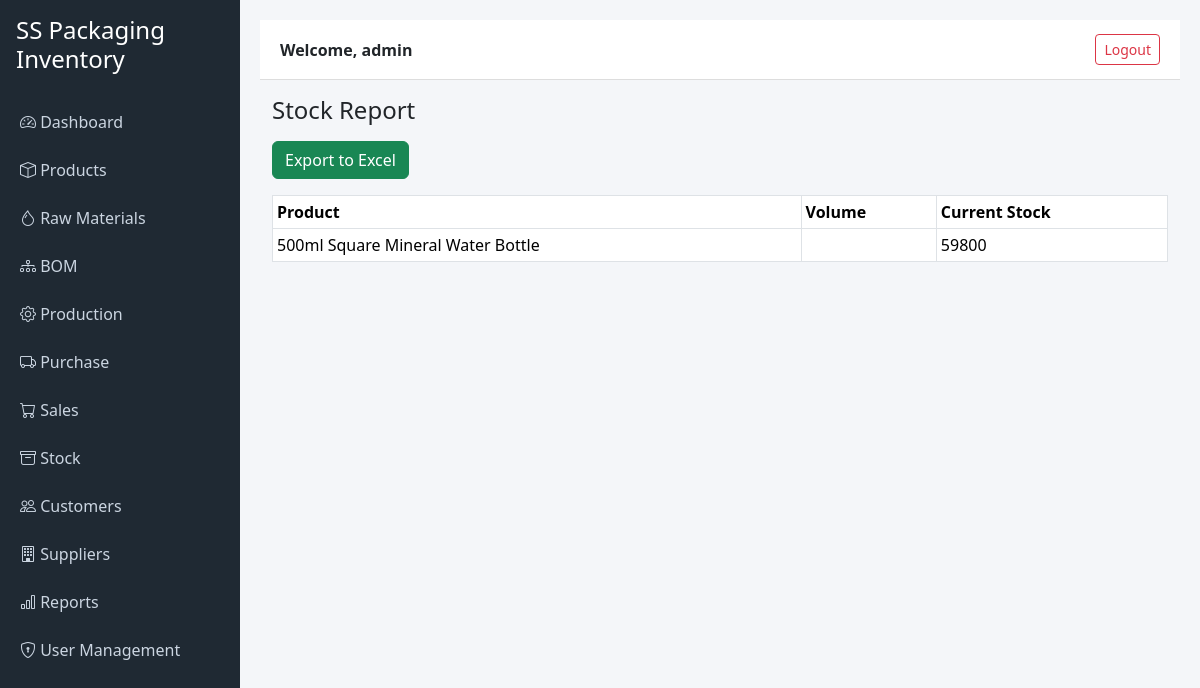
Before: /reports/stock (signed in) with the older database file.
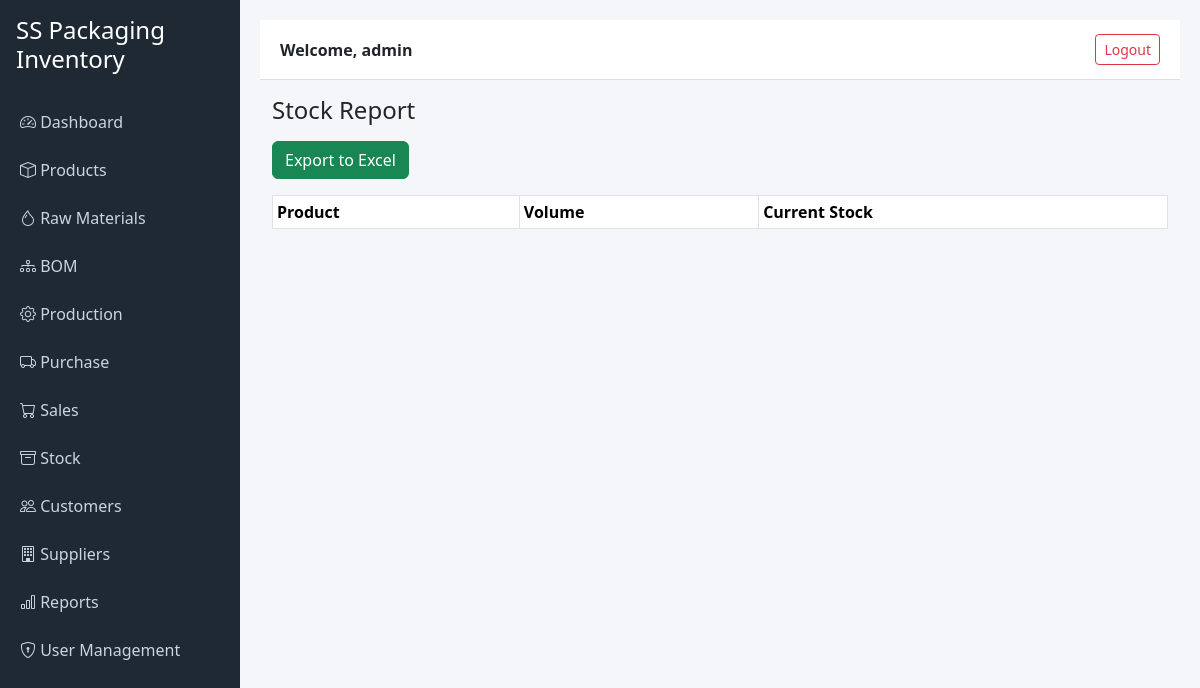
After: the same page with the newer database file.
### tables this page shows
CREATE TABLE product_stock (
    product_id INTEGER PRIMARY KEY,
    current_stock INTEGER DEFAULT 0
);

CREATE TABLE products (
    id INTEGER PRIMARY KEY AUTOINCREMENT,
    name TEXT NOT NULL,
    volume TEXT,
    preform_weight REAL,
    cap_type TEXT,
    image_path TEXT
);

### app.py (the view)
@app.route("/reports/stock")
@login_required()
def stock_report():
    conn = get_db_connection()
    stock_list = conn.execute("""
        SELECT products.name, product_stock.current_stock
        FROM product_stock
        LEFT JOIN products ON product_stock.product_id = products.id
    """).fetchall()
    conn.close()
    return render_template("report_stock.html", stock_list=stock_list)

### app.py (called while the page is built, shortened)
def get_db_connection():
    base_dir = os.path.dirname(os.path.abspath(__file__))
    db_path = os.path.join(base_dir, "inventory.db")
    conn = sqlite3.connect(db_path)
    conn.row_factory = sqlite3.Row
    return conn

def login_required(role=None):
    def wrapper(f):
        @wraps(f)
        def decorated_function(*args, **kwargs):
            if "user_id" not in session:
                return redirect("/login")
            return f(*args, **kwargs)
        return decorated_function
    return wrapper

### templates/report_stock.html
{% extends "base.html" %}
{% block content %}
<h4 class="mb-3">Stock Report</h4>
<a href="/reports/stock/export" class="btn btn-success mb-3">
    Export to Excel
</a>
<table class="table table-bordered table-sm">
    <tr>
        <th>Product</th>
        <th>Volume</th>
        <th>Current Stock</th>
    </tr>
    {% for s in stock_list %}
    <tr>
        <td>{{ s.name }}</td>
        <td>{{ s.volume }}</td>
        <td>{{ s.current_stock }}</td>
    </tr>
    {% endfor %}
</table>
{% endblock %}

Changed rows visible on the page:
removed product_stock: name "500ml Square Mineral Water Bottle", current_stock "59800"
